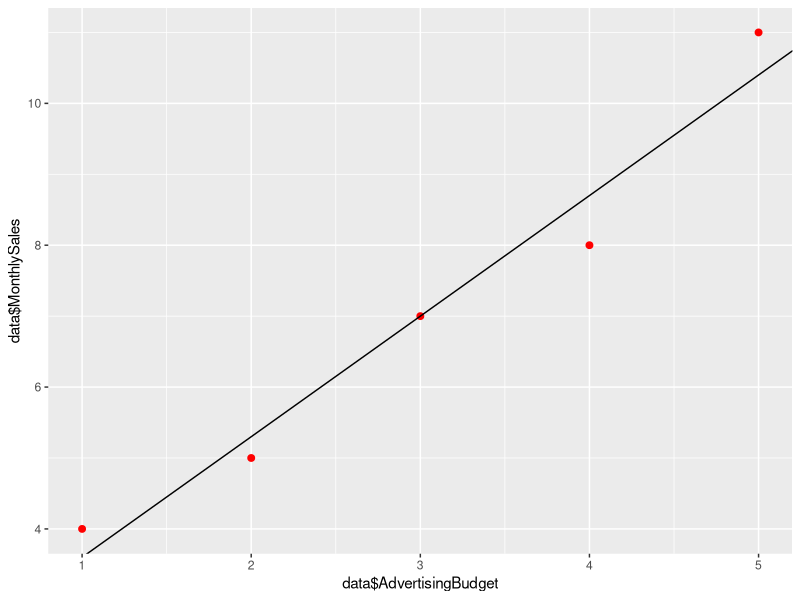

Here is the R script that generated this plot:

# %%
# Advertising Budget (in $1000) Monthly Sales (in $1000)
data <- data.frame(
    AdvertisingBudget = c(1,2,3,4,5),
    MonthlySales = c(4,5,7,8,11)
)
# Takign AdvertisingBudget as Independent cause vibes also cause more budget = more sales

# %% md
#Perform a linear regression to predict sales based on the advertising budget using R
# %%
n = length(data$AdvertisingBudget)
y_sum = sum(data$MonthlySales)
x_sum = sum(data$AdvertisingBudget)

print(n * sum(data$AdvertisingBudget * data$AdvertisingBudget))
# %%
slope = (n * sum(data$AdvertisingBudget * data$MonthlySales) - x_sum * y_sum) / (n * sum(data$AdvertisingBudget * data$AdvertisingBudget) - x_sum * x_sum)
intercept = (y_sum   - slope * x_sum) / n


# %%
print(intercept)
print(slope)
# %%
model <- lm(MonthlySales ~ AdvertisingBudget, data = data)
print(model)
# %%
library(ggplot2)
ggplot(data, aes(x = data$AdvertisingBudget, y = data$MonthlySales)) +
  geom_point(color="red", size=2) +
  geom_abline(mapping=NULL,slope=slope, intercept=intercept)
